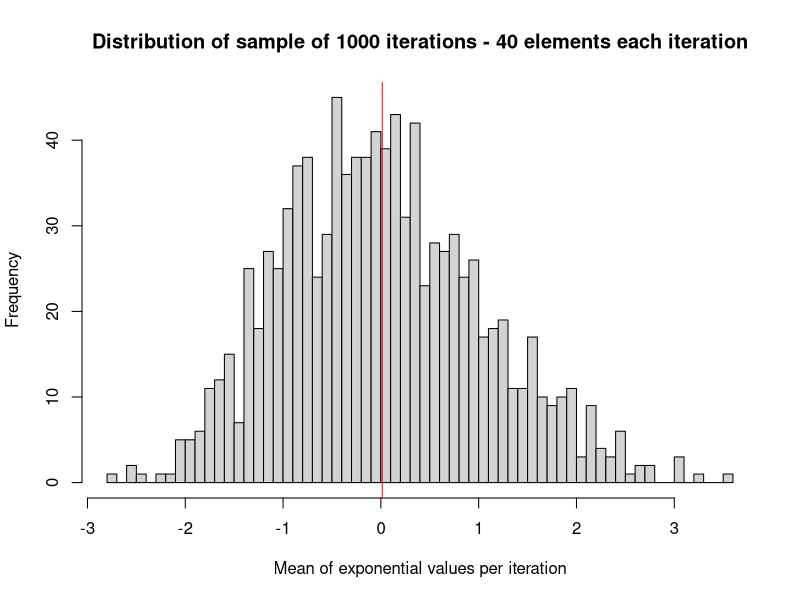
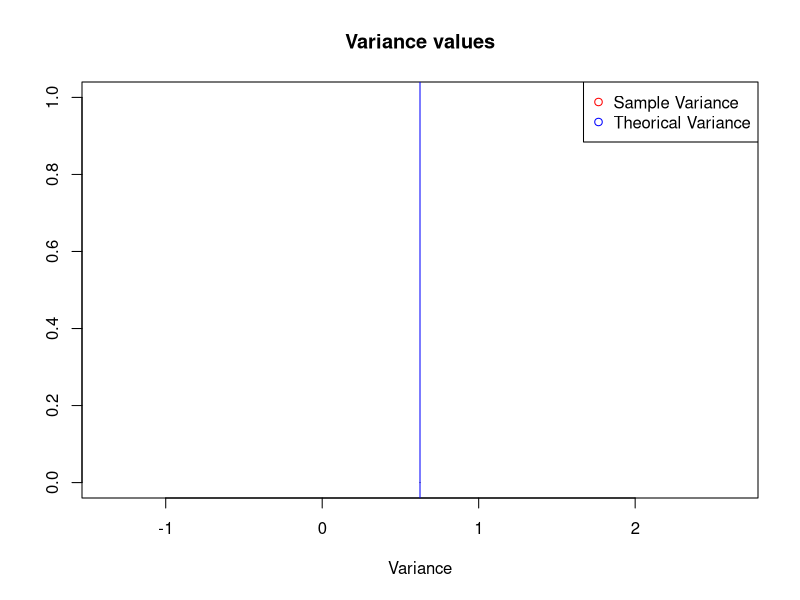
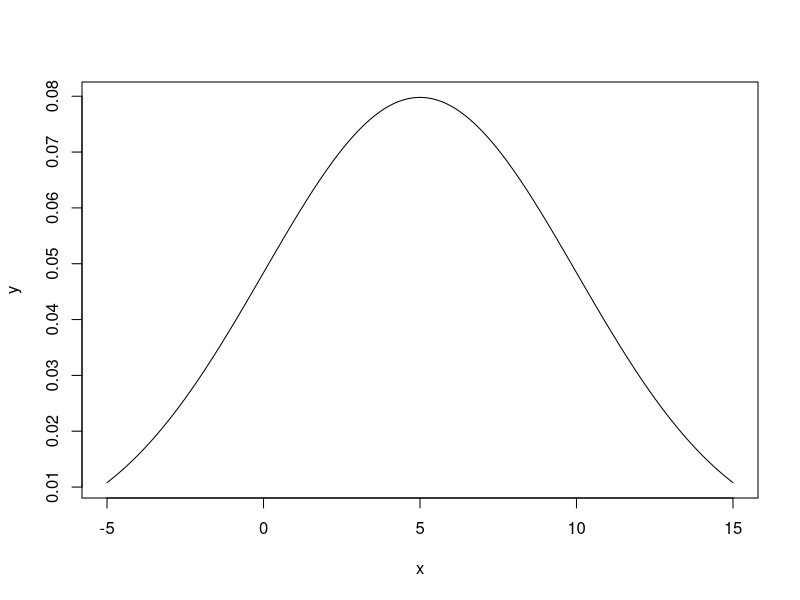
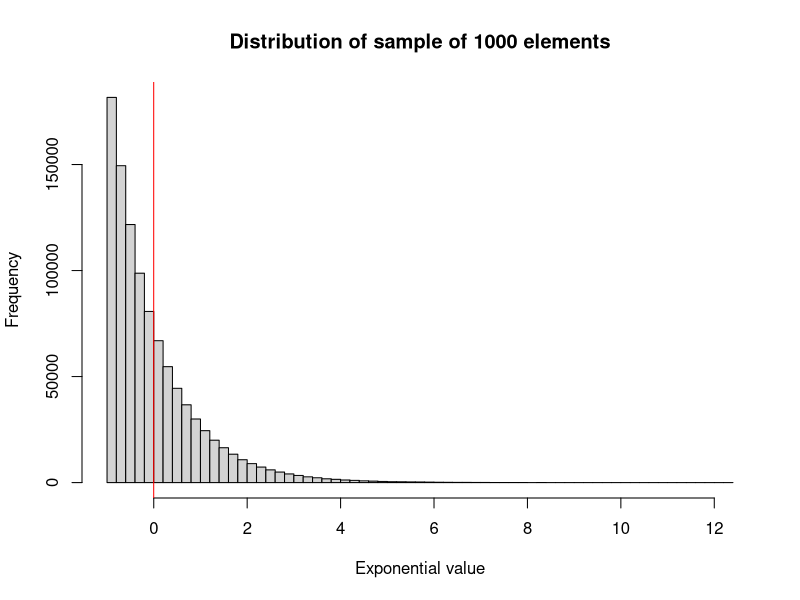
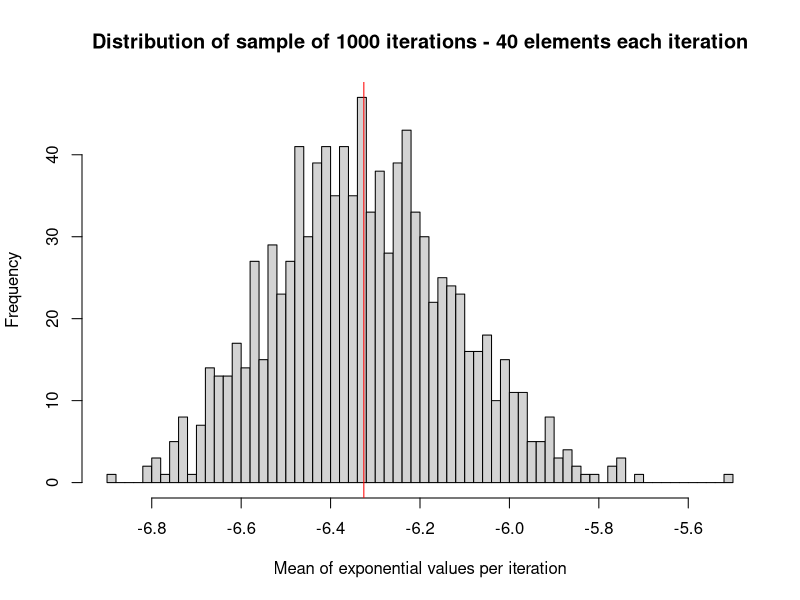
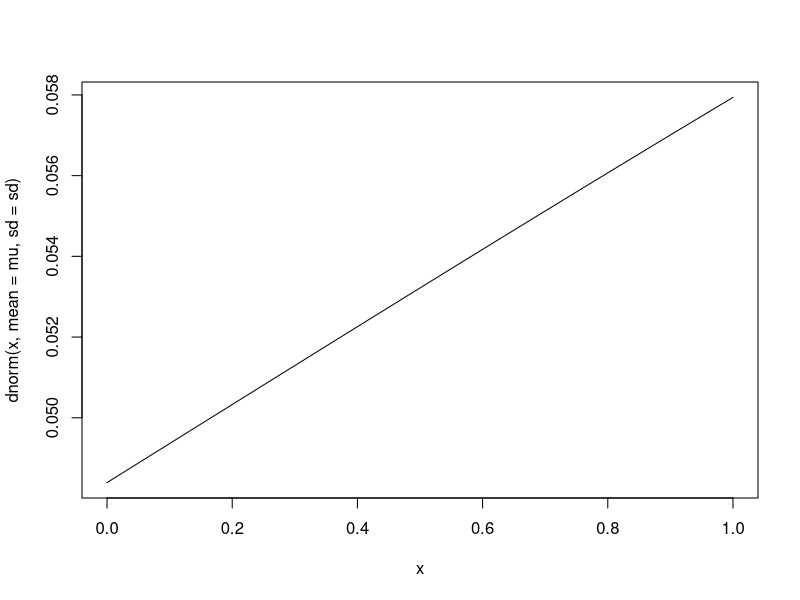

Here is the R script that generated these plots, in order:
## ---- chunk 1
##Code for calculate the sample mean:
lambda = 0.2
#size of the sample
sampleN = 1000 
sample = NULL
for (i in 1:sampleN) sample = c(sample, rexp(sampleN,lambda))
#Mean of the sample
sampleMean = mean(sample)
## ---- chunk 2
#Number of elements to use each simulation
n = 40
#Number of simulations
simulations = 1000
lambda = 0.2
mu = 1/lambda
sd = 1/lambda
sampleCLT = NULL
for (i in 1:simulations) sampleCLT = c(sampleCLT, (sqrt(n)*(mean(sample(sample, n))-mu))/(sd))
theoMean = mean(sampleCLT)
## ---- chunk 3
##Code for calculate the sample variance:
sampleVar = sd(sample)^2
## ---- chunk 4
n = 40
lambda = 0.2
sigma = (1/lambda)
theoVar = sigma^2/n
## ---- chunk 5
#Calculate the sample
lambda = 0.2
sampleN = 1000 #size of the sample
sample = NULL
for (i in 1:sampleN) sample = c(sample, rexp(sampleN,lambda))

#Mean of the sample
sampleMean = mean(sample)

#Generation of graphic of sample and sample mean
# hist(sample/sampleN, n = sampleN, main="Distribution of sample of 1000 elements", xlab="Exponential value")
# abline(v=sampleMean, col="red")
#library(ggplot2)
#g <- ggplot(data.frame(x = 1:sampleN, y = sample), aes(x = x, y = y))
#g <- g + geom_hline(yintercept = 0) + geom_line(size = 2)
#g <- g + labs(title = "Distribution of sample of 1000 elements", x ="Exponential value")
#g
## ---- chunk 6
#Calculate the distribution of the averages
n = 40 #Number of elements to use each simulation
simulations = 1000 #Number of simulations
lambda = 0.2
mu = 1/lambda
sd = 1/lambda
sampleCLT = NULL
for (i in 1:simulations) sampleCLT = c(sampleCLT, (sqrt(n)*(mean(sample(sample, n))-mu))/(sd))
theoMean = mean(sampleCLT)

#Generation of graphic of sample and sample mean
hist(sampleCLT, n=50, main="Distribution of sample of 1000 iterations - 40 elements each iteration", xlab="Mean of exponential values per iteration")
abline(v=theoMean, col="red")
## ---- chunk 7
#Calculate the sample variance:
sampleVar = sd(sample)^2
## ---- chunk 8
n = 40
lambda = 0.2
sigma = (1/lambda)
theoVar = sigma^2/n
## ---- chunk 9
plot(c(sampleVar, theoVar), c(0,0), type = "h", xlim=c(theoVar-2, theoVar+2), ylim = c(0,1),
     main= "Variance values", xlab="Variance", ylab=NA)
legend("topright", legend=c("Sample Variance", "Theorical Variance"), col=c("red", "blue"), pch = c(1,1))
abline(v= sampleVar, col = "red")
abline(v= theoVar, col = "blue")
## ---- chunk 10
x   <- seq(mu-2*sd,mu+2*sd,length=1000)
y   <- dnorm(x,mean=mu, sd=sd)
plot(x,y, type="l", lwd=1)
#Simple distribution normalized
lambda = 0.2
mu = 1/lambda
sd = 1/lambda
#size of the sample
sampleN = 1000 
sample = NULL
for (i in 1:sampleN) sample = c(sample, (rexp(sampleN,lambda)-mu)/sd)
#Mean of the sample
sampleMean = mean(sample)
hist(sample, n = 50, main="Distribution of sample of 1000 elements", xlab="Exponential value")
abline(v=sampleMean, col="red")
##Sample of averages
n = 40
lambda = 0.2
mu = 1/lambda
sd = 1/lambda
sampleCLT = NULL
for (i in 1:sampleN) sampleCLT = c(sampleCLT, (sqrt(n)*(mean(sample(sample, n))-mu))/(sd))
theoMean = mean(sampleCLT)
hist(sampleCLT, n=50, main="Distribution of sample of 1000 iterations - 40 elements each iteration", xlab="Mean of exponential values per iteration")
abline(v=theoMean, col="red")
curve(dnorm(x,mean=mu, sd=sd))
